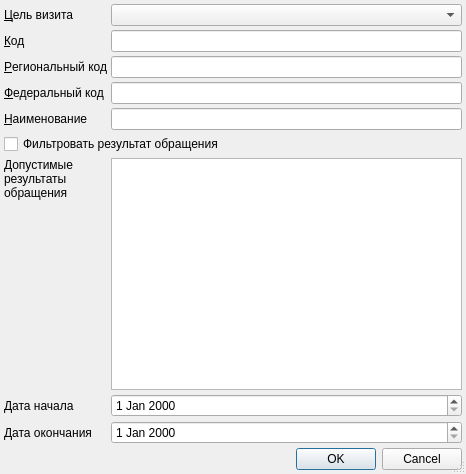
<?xml version="1.0" encoding="UTF-8"?>
<ui version="4.0">
 <class>ItemEditorDialog</class>
 <widget class="QDialog" name="ItemEditorDialog">
  <property name="geometry">
   <rect>
    <x>0</x>
    <y>0</y>
    <width>466</width>
    <height>474</height>
   </rect>
  </property>
  <property name="windowTitle">
   <string>ChangeMe!</string>
  </property>
  <property name="sizeGripEnabled">
   <bool>true</bool>
  </property>
  <layout class="QGridLayout">
   <property name="margin">
    <number>4</number>
   </property>
   <property name="spacing">
    <number>4</number>
   </property>
   <item row="5" column="0" colspan="2">
    <widget class="QCheckBox" name="chkFilterResults">
     <property name="text">
      <string>Фильтровать результат обращения</string>
     </property>
    </widget>
   </item>
   <item row="4" column="0">
    <widget class="QLabel" name="lblName">
     <property name="text">
      <string>&amp;Наименование</string>
     </property>
     <property name="buddy">
      <cstring>edtName</cstring>
     </property>
    </widget>
   </item>
   <item row="8" column="0">
    <widget class="QLabel" name="lblBegDate">
     <property name="text">
      <string>Дата начала</string>
     </property>
    </widget>
   </item>
   <item row="0" column="0">
    <widget class="QLabel" name="label">
     <property name="text">
      <string>&amp;Цель визита</string>
     </property>
     <property name="buddy">
      <cstring>cmbEventPurpose</cstring>
     </property>
    </widget>
   </item>
   <item row="0" column="1">
    <widget class="CRBComboBox" name="cmbEventPurpose"/>
   </item>
   <item row="6" column="0">
    <widget class="QLabel" name="lblRBResult">
     <property name="text">
      <string>Допустимые
результаты
обращения</string>
     </property>
     <property name="alignment">
      <set>Qt::AlignLeading|Qt::AlignLeft|Qt::AlignTop</set>
     </property>
    </widget>
   </item>
   <item row="1" column="1">
    <widget class="QLineEdit" name="edtCode">
     <property name="maxLength">
      <number>8</number>
     </property>
    </widget>
   </item>
   <item row="2" column="0">
    <widget class="QLabel" name="lblRegionalCode">
     <property name="text">
      <string>&amp;Региональный код</string>
     </property>
     <property name="buddy">
      <cstring>edtRegionalCode</cstring>
     </property>
    </widget>
   </item>
   <item row="3" column="0">
    <widget class="QLabel" name="lblFederalCode">
     <property name="text">
      <string>&amp;Федеральный код</string>
     </property>
     <property name="buddy">
      <cstring>edtFederalCode</cstring>
     </property>
    </widget>
   </item>
   <item row="4" column="1">
    <widget class="QLineEdit" name="edtName"/>
   </item>
   <item row="2" column="1">
    <widget class="QLineEdit" name="edtRegionalCode">
     <property name="maxLength">
      <number>8</number>
     </property>
    </widget>
   </item>
   <item row="3" column="1">
    <widget class="QLineEdit" name="edtFederalCode"/>
   </item>
   <item row="1" column="0">
    <widget class="QLabel" name="lblCode">
     <property name="text">
      <string>&amp;Код</string>
     </property>
     <property name="buddy">
      <cstring>edtCode</cstring>
     </property>
    </widget>
   </item>
   <item row="8" column="1">
    <widget class="CDateEdit" name="edtBegDate"/>
   </item>
   <item row="10" column="0" colspan="2">
    <widget class="QDialogButtonBox" name="buttonBox">
     <property name="orientation">
      <enum>Qt::Horizontal</enum>
     </property>
     <property name="standardButtons">
      <set>QDialogButtonBox::Cancel|QDialogButtonBox::Ok</set>
     </property>
    </widget>
   </item>
   <item row="9" column="1">
    <widget class="CDateEdit" name="edtEndDate"/>
   </item>
   <item row="6" column="1">
    <widget class="CRBListBox" name="tblRBResult">
     <property name="minimumSize">
      <size>
       <width>0</width>
       <height>150</height>
      </size>
     </property>
    </widget>
   </item>
   <item row="9" column="0">
    <widget class="QLabel" name="lblEndDate">
     <property name="text">
      <string>Дата окончания</string>
     </property>
    </widget>
   </item>
  </layout>
 </widget>
 <customwidgets>
  <customwidget>
   <class>CRBComboBox</class>
   <extends>QComboBox</extends>
   <header>library/crbcombobox.h</header>
  </customwidget>
  <customwidget>
   <class>CDateEdit</class>
   <extends>QDateEdit</extends>
   <header>library/DateEdit.h</header>
  </customwidget>
  <customwidget>
   <class>CRBListBox</class>
   <extends>QListView</extends>
   <header>library/RBListBox.h</header>
  </customwidget>
 </customwidgets>
 <tabstops>
  <tabstop>cmbEventPurpose</tabstop>
  <tabstop>edtCode</tabstop>
  <tabstop>edtRegionalCode</tabstop>
  <tabstop>edtFederalCode</tabstop>
  <tabstop>edtName</tabstop>
  <tabstop>buttonBox</tabstop>
 </tabstops>
 <resources/>
 <connections>
  <connection>
   <sender>buttonBox</sender>
   <signal>accepted()</signal>
   <receiver>ItemEditorDialog</receiver>
   <slot>accept()</slot>
   <hints>
    <hint type="sourcelabel">
     <x>158</x>
     <y>148</y>
    </hint>
    <hint type="destinationlabel">
     <x>117</x>
     <y>106</y>
    </hint>
   </hints>
  </connection>
  <connection>
   <sender>buttonBox</sender>
   <signal>rejected()</signal>
   <receiver>ItemEditorDialog</receiver>
   <slot>reject()</slot>
   <hints>
    <hint type="sourcelabel">
     <x>238</x>
     <y>148</y>
    </hint>
    <hint type="destinationlabel">
     <x>247</x>
     <y>107</y>
    </hint>
   </hints>
  </connection>
 </connections>
</ui>
